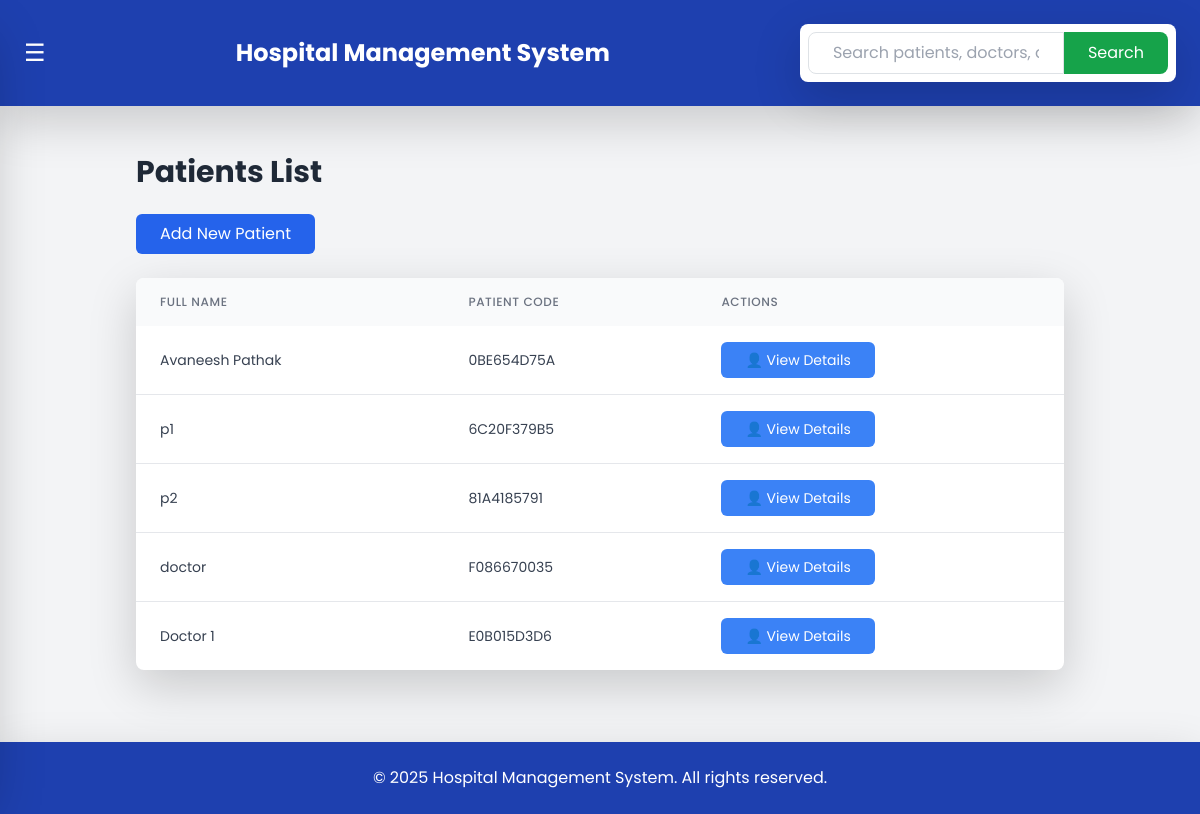
Before: /patients/ (signed in) with the older database file.
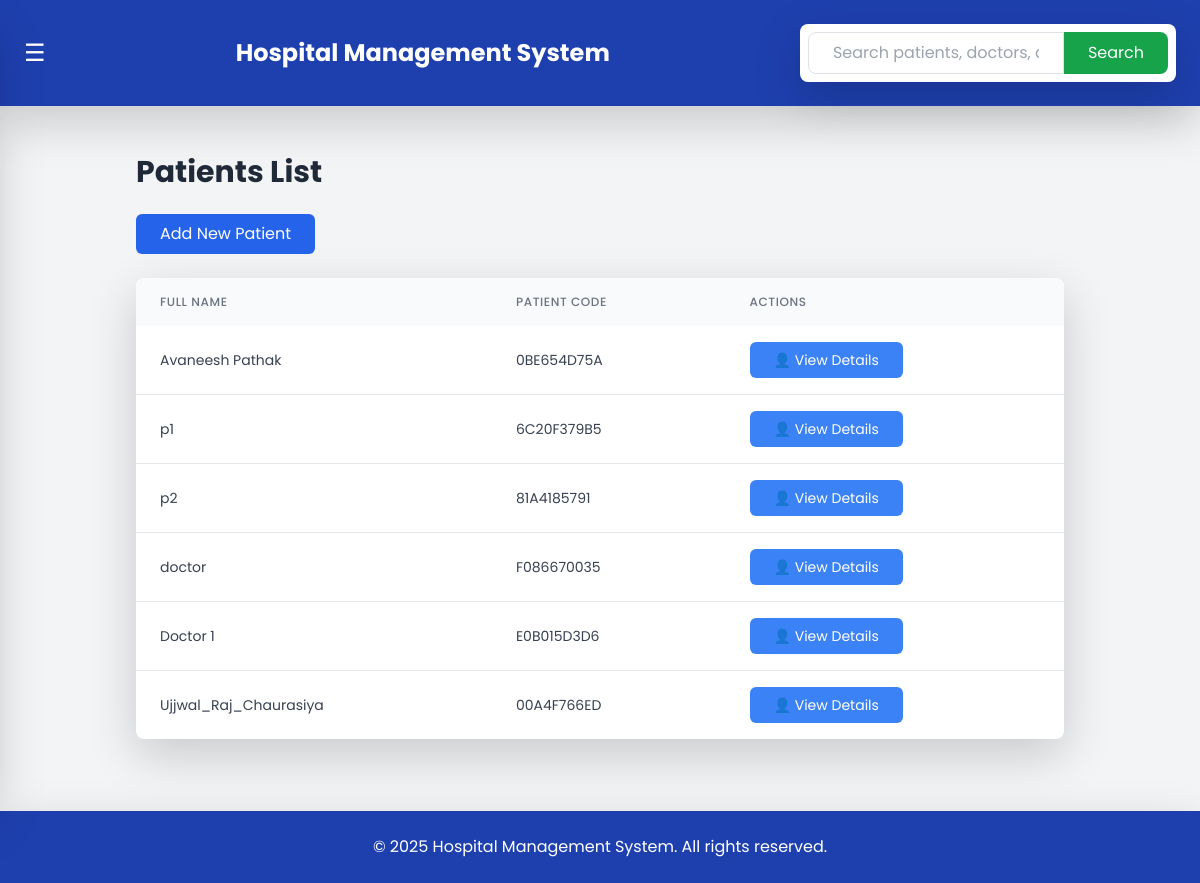
After: the same page with the newer database file.
### hms/models.py (models this page shows, shortened)
class Patient(models.Model):
    patient_code = models.CharField(max_length=10, unique=True, editable=False, blank=True, null=True)
    created_at = models.DateTimeField(default=now)
    user = models.OneToOneField(CustomUser, on_delete=models.CASCADE, related_name="patient")
    date_of_birth = models.DateField(blank=True, null=True)
    contact_number = models.CharField(max_length=15, blank=True, null=True)
    address = models.TextField(blank=True, null=True)
    gender = models.CharField(max_length=10, choices=CustomUser.GENDER_CHOICES, blank=True, null=True)
    aadhar_number = models.CharField(max_length=12, unique=True, validators=[MinLengthValidator(12)], blank=True, null=True)
    blood_group = models.CharField(max_length=3, blank=True, null=True, choices=[
        ('A+', 'A+'), ('A-', 'A-'), ('B+', 'B+'), ('B-', 'B-'),
        ('O+', 'O+'), ('O-', 'O-'), ('AB+', 'AB+'), ('AB-', 'AB-')
    ])
    email = models.EmailField(unique=True, blank=True, null=True)
    guarantor_name = models.CharField(max_length=255, blank=True, null=True)
    guarantor_address = models.TextField(blank=True, null=True)
    guarantor_mobile = models.CharField(max_length=15, blank=True, null=True)
    guarantor_relationship = models.CharField(max_length=50, blank=True, null=True)
    guarantor_gender = models.CharField(max_length=10, choices=CustomUser.GENDER_CHOICES, blank=True, null=True)
    profile_picture = models.ImageField(upload_to='patient_profiles/', blank=True, null=True)

class CustomUser(AbstractUser):
    GENDER_CHOICES = (
        ('male', 'Male'),
        ('female', 'Female'),
        ('other', 'Other'),
    )
    full_name = models.CharField(max_length=255, blank=True, null=True)
    contact_number = models.CharField(max_length=15, blank=True, null=True)
    address = models.TextField(blank=True, null=True)
    gender = models.CharField(max_length=10, choices=GENDER_CHOICES, blank=True, null=True)
    groups = models.ManyToManyField(Group, related_name="customuser_groups", blank=True)
    user_permissions = models.ManyToManyField(Permission, related_name="customuser_permissions", blank=True)

### hms/views.py (the view)
# urls.py: path('patients/', views.patients, name='patients'),
@login_required
def patients(request):
    logger.info("Fetching all patients.")
    patients = Patient.objects.all()
    logger.info(f"Total patients retrieved: {len(patients)}")
    return render(request, 'hms/patients.html', {'patients': patients})

### hms/templates/hms/patients.html (shortened to what this page needs)
{% extends 'hms/base.html' %}
{% block content %}
<div class="container mx-auto p-6">
    <h2 class="text-3xl font-bold text-gray-800 mb-6">Patients List</h2>
    <a href="{% url 'register_patient' %}"
       class="inline-block bg-blue-600 text-white px-6 py-2 rounded-md hover:bg-blue-700 transition duration-300 mb-6">
       Add New Patient
    </a>
    <div class="overflow-x-auto bg-white rounded-lg shadow-lg">
        <table id="patients-table" class="min-w-full border-collapse">
            <thead class="bg-gray-50">
                <tr>
                    <th class="px-6 py-3 text-left text-xs font-medium text-gray-500 uppercase tracking-wider">Full Name</th>
                    <th class="px-6 py-3 text-left text-xs font-medium text-gray-500 uppercase tracking-wider">Patient Code</th>
                    <th class="px-6 py-3 text-left text-xs font-medium text-gray-500 uppercase tracking-wider">Actions</th>
                </tr>
            </thead>
            <tbody class="divide-y divide-gray-200">
                {% for patient in patients %}
                <tr class="hover:bg-gray-50 transition duration-200">
                    <td class="px-6 py-4 text-sm text-gray-700">{{ patient.user.full_name }}</td>
                    <td class="px-6 py-4 text-sm text-gray-700">{{ patient.patient_code }}</td>
                    <td class="px-6 py-4 text-sm">
                        {% if patient.patient_code %}
                            <a href="{% url 'patient_profile' patient.patient_code %}"
                               class="bg-blue-500 text-white px-4 py-2 rounded-md hover:bg-blue-600 transition duration-300">
                               👤 View Details
                            </a>
                        {% endif %}
                    </td>
                </tr>
                {% endfor %}
            </tbody>
        </table>
    </div>
</div>
{% endblock %}

Changed rows visible on the page:
added Patient: user.full_name "Ujjwal_Raj_Chaurasiya", patient_code "00A4F766ED", shows "👤 View Details"
